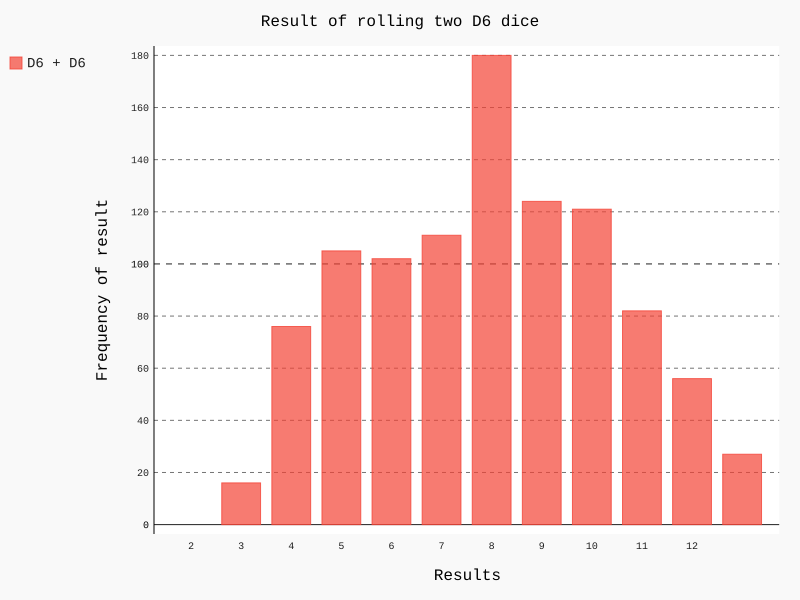

The Python source for this figure:
import pygal
from die import Die

die_1 = Die()
die_2 = Die()

results = []

for roll_num in range(1000):
    result = die_1.roll() + die_2.roll()
    results.append(result)

frequencies = []
max_result = die_1.num_sides + die_2.num_sides
for value in range(1, max_result+1):
    frequency = results.count(value)
    frequencies.append(frequency)

#Visualize the result
hist = pygal.Bar()

hist.title = "Result of rolling two D6 dice"
hist.x_labels = ['2', '3', '4', '5', '6', '7', '8', '9', '10', '11', '12']
hist.x_title = "Results"
hist.y_title = "Frequency of result"

hist.add('D6 + D6', frequencies)
hist.render_to_file('die_visual.svg')
